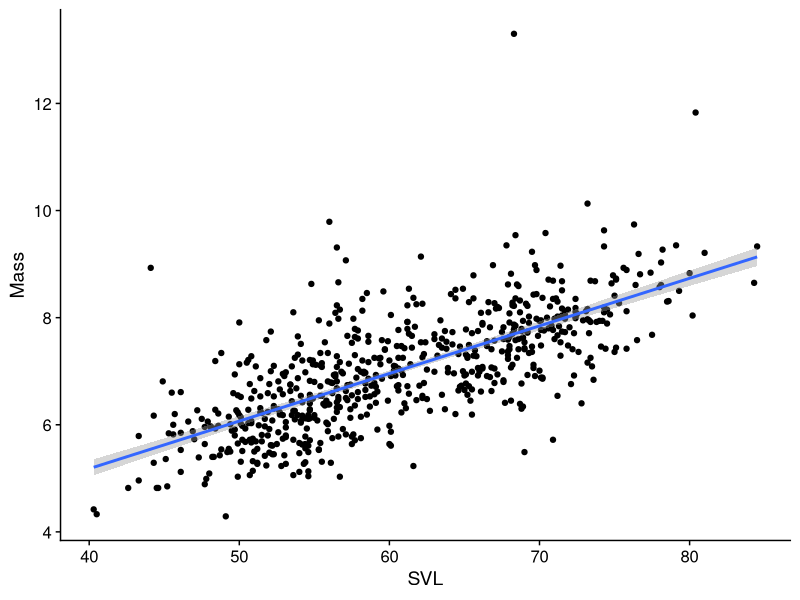
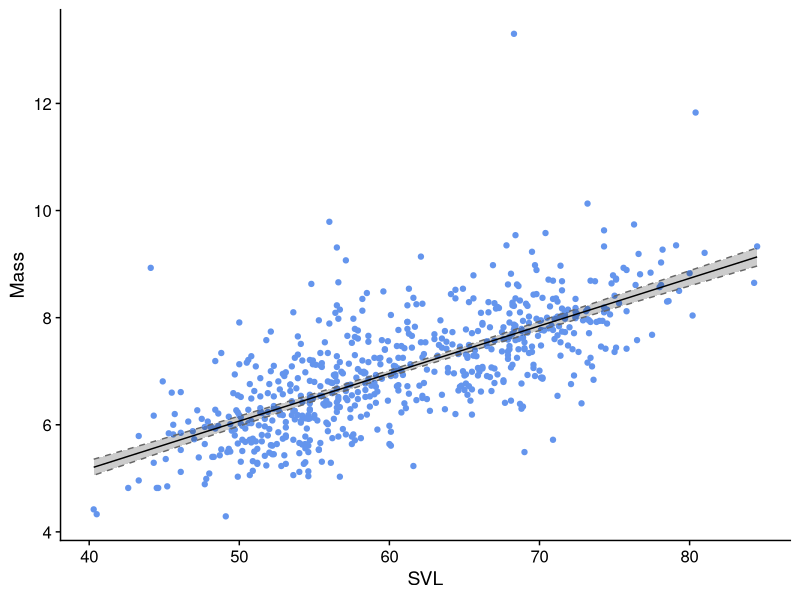
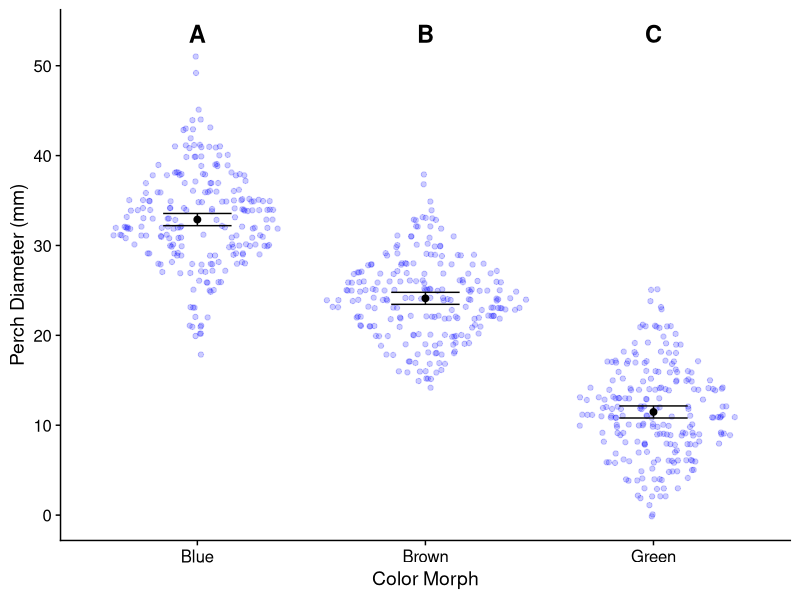

These charts were generated, in order, by the following R code:
## ---- chunk 1
# This invisible block is a workaround for Travis CI not having the tidyverse meta-package; 
library(ggplot2)
library(dplyr)
library(readr)
library(tibble)
library(forcats)
library(cowplot)
theme_set(theme_cowplot())
lizards <- read_csv("example_data/anoles.csv") # See Appendix A if you don't have this data
# Capture View()
real_view = View
View = function(x,...){
  # Scrollable table output
  # knitr::kable(head(x))
  x %>% head(n = 10) %>% 
    kableExtra::kbl() %>% 
    kableExtra::kable_paper() %>% 
    kableExtra::scroll_box(width = "100%")
} 
## ---- chunk 2
color_levels = c("Red","Green","Blue")
# Randomly select 20 colors from color_levels
color_example = sample(color_levels, size = 20, replace = TRUE)
color_example

# Convert it into a factor
color_as_factor = factor(color_example, levels = color_levels)
color_as_factor
## ---- chunk 3
color_by_perch_tbl = lizards %>% 
  select(Color_morph, Perch_type) %>% # select only the columns you want
  table()  # feed them into the table command
color_by_perch_tbl
## ---- chunk 4
color_by_perch_tbl / sum(color_by_perch_tbl)
## ---- chunk 5
chisq.test(color_by_perch_tbl)
## ---- chunk 6
site_a_contingency = lizards %>% 
  filter(Site == "A") %>% # cut down the data size
  select(Color_morph, Perch_type) %>% # select only the columns you want
  table()  # feed them into the table command
print(site_a_contingency)
chisq.test(site_a_contingency)
## ---- chunk 7
fisher.test(site_a_contingency)
## ---- chunk 8
chisq.test(lizards$Color_morph, lizards$Perch_type)
## ---- chunk 9
simple_reg = lm(Mass ~ SVL, data = lizards)
simple_reg
## ---- chunk 10
coef(simple_reg)
## ---- chunk 11
summary(simple_reg)
## ---- chunk 12
lizards %>% 
  ggplot() + 
  aes(x = SVL, y = Mass) + 
  geom_point() + 
  geom_smooth(method = "lm", # use a linear regression
              se = TRUE, # Include a confidence interval around the line
              level = .95) # the level of the confidence interval; default = 95%

## ---- chunk 13
simple_reg_preds = simple_reg %>% 
  # Predict fitted values wish 95% confidence intervals
  predict(interval = "confidence", level = .95) %>% 
  # The output of predict() is a matrix; that's hard to work with, so...
  as_tibble() # we convert the output of predict() to a data frame (tibble)
simple_reg_plot_data = lizards %>% 
  select(SVL, Mass) %>% # we only need these columns
  bind_cols(simple_reg_preds) # adds columns of simple_reg_preds to our lizards
View(simple_reg_plot_data)
## ---- chunk 14
ggplot(simple_reg_plot_data) + 
  aes(x = SVL) + 
  geom_point(aes(y = Mass), color = "cornflowerblue") + 
  geom_ribbon(aes(ymin = lwr, ymax = upr), 
              fill = alpha("black", .2),  # dark fill with 80% transparency (alpha)
              color = grey(.4), # dark-ish grey border line
              linetype = 2) +   # dotted border line
  geom_line(aes(y = fit))
## ---- chunk 15
# Create a data frame with new predictors
svl_predictors = tibble(SVL = c(20, 150, 600)) # New predictors
mass_predictions = predict(simple_reg, 
                           newdata = svl_predictors)  # The newdata argument is key here
                                                      # If unspecified, it uses the original data
svl_predictors %>% 
  mutate(Mass_estimate = mass_predictions)
## ---- chunk 16
# Fit the model wtih a regression
simple_anova_lm = lm(Diameter ~ Color_morph, data = lizards) 
# Reformat into traditional ANOVA style; this is usually done with a pipe as part of the previous step
simple_anova = aov(simple_anova_lm)

# Look at the ANOVA table
simple_anova %>% summary()
## ---- chunk 17
summary(simple_anova_lm)
## ---- chunk 18
# make a data frame with just your predictors (distinct removes duplicates)
color_levels = lizards %>% distinct(Color_morph)
color_levels

simple_anova_means = 
  # Calculate means & 95% CI
  predict(simple_anova, newdata = color_levels, 
                             interval = "confidence", level = 0.95) %>% 
    as_tibble() %>%  # Convert to data frame
    bind_cols(color_levels) # add the prediction data as more columns
simple_anova_means
## ---- chunk 19
simple_anova %>% TukeyHSD()
## ---- chunk 20
# We'll store these in a data frame for later use
anova_means_letters = simple_anova_means %>% 
  arrange(Color_morph) %>% # These will be plotted alphabetically, so we'll sort them that way to keep things easy
  mutate(anova_labels = c("A", "B", "C"))
anova_means_letters
## ---- chunk 21
library(ggforce) # for geom_sina()
# We're going to add post-hoc letters to this plot
letter_y_position = max(lizards$Diameter) * 1.05 # Put letters at the top

anova_plot = ggplot(lizards) + 
  aes(x = Color_morph) + # Color_morph column is in both lizards AND anova_means_letters
  # Show the raw data
  geom_sina(aes(y = Diameter), # Diameter column is in lizards data frame
            color = alpha("blue", .2)) +  # semi-transparent points
  geom_errorbar(
    aes(ymin = lwr, ymax = upr), # columns lwr and upr are in anova_means_letters
    data = anova_means_letters,    # Use the summary data frame instead of lizards
    color = "black", 
    width = .3 # How wide the error bars are
  ) + 
  geom_point(aes(y = fit), # fit column is in anova_means_letters
             color = "black", size = 2,
             data = anova_means_letters) + 
  geom_text(aes(label = anova_labels), # label is the aesthetic used to indicate text
            y = letter_y_position, # This is a fixed spot, not an aesthetic
            fontface = "bold",
            size = 6, # font size
            data = anova_means_letters) + 
  scale_y_continuous(
    # insure the letters aren't cut off at the top
    limits = c(NA, letter_y_position), # This is the same as ylim()
    breaks = seq(from = 0, to = 50, by = 10), # set axis ticks every 10 points
    name = c("Perch Diameter (mm)") # this is the same as ylab()
  ) + 
  xlab("Color Morph")
anova_plot
